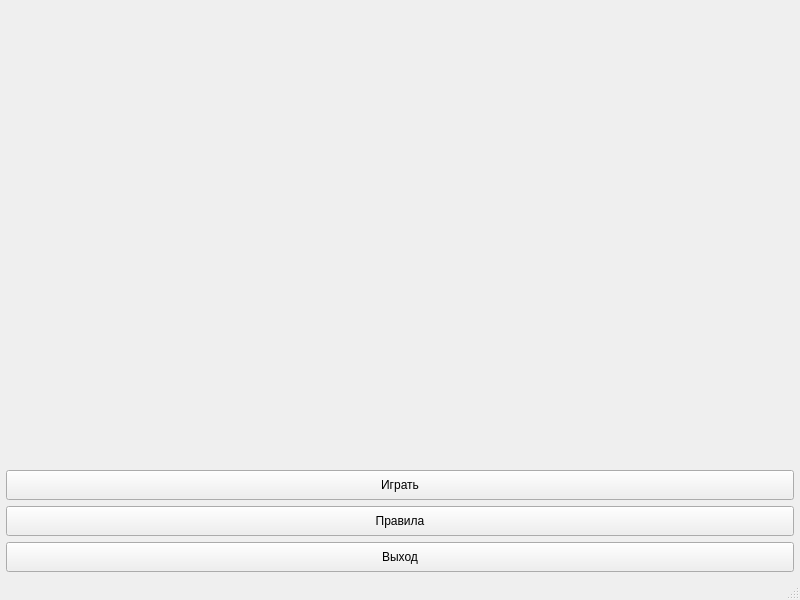
<?xml version="1.0" encoding="UTF-8"?>
<ui version="4.0">
 <class>TabuMainWindow</class>
 <widget class="QMainWindow" name="TabuMainWindow">
  <property name="geometry">
   <rect>
    <x>0</x>
    <y>0</y>
    <width>800</width>
    <height>600</height>
   </rect>
  </property>
  <property name="windowTitle">
   <string>TabuMainWindow</string>
  </property>
  <widget class="QWidget" name="centralwidget">
   <layout class="QGridLayout" name="gridLayout_2">
    <property name="leftMargin">
     <number>0</number>
    </property>
    <property name="topMargin">
     <number>0</number>
    </property>
    <property name="rightMargin">
     <number>0</number>
    </property>
    <property name="bottomMargin">
     <number>0</number>
    </property>
    <property name="spacing">
     <number>0</number>
    </property>
    <item row="0" column="0">
     <widget class="TabuPrepeareGameWidget" name="prepeareGameWidget" native="true">
      <property name="sizePolicy">
       <sizepolicy hsizetype="Expanding" vsizetype="Expanding">
        <horstretch>0</horstretch>
        <verstretch>0</verstretch>
       </sizepolicy>
      </property>
     </widget>
    </item>
    <item row="3" column="0">
     <widget class="QFrame" name="fButtons">
      <property name="sizePolicy">
       <sizepolicy hsizetype="Preferred" vsizetype="Preferred">
        <horstretch>0</horstretch>
        <verstretch>0</verstretch>
       </sizepolicy>
      </property>
      <property name="frameShape">
       <enum>QFrame::NoFrame</enum>
      </property>
      <property name="frameShadow">
       <enum>QFrame::Raised</enum>
      </property>
      <layout class="QGridLayout" name="gridLayout">
       <property name="sizeConstraint">
        <enum>QLayout::SetMinimumSize</enum>
       </property>
       <property name="leftMargin">
        <number>6</number>
       </property>
       <property name="topMargin">
        <number>6</number>
       </property>
       <property name="rightMargin">
        <number>6</number>
       </property>
       <property name="bottomMargin">
        <number>6</number>
       </property>
       <item row="1" column="0">
        <widget class="QPushButton" name="pbStart">
         <property name="minimumSize">
          <size>
           <width>0</width>
           <height>30</height>
          </size>
         </property>
         <property name="text">
          <string>Играть</string>
         </property>
        </widget>
       </item>
       <item row="2" column="0">
        <widget class="QPushButton" name="pbRules">
         <property name="minimumSize">
          <size>
           <width>0</width>
           <height>30</height>
          </size>
         </property>
         <property name="text">
          <string>Правила</string>
         </property>
        </widget>
       </item>
       <item row="3" column="0">
        <widget class="QPushButton" name="pbExit">
         <property name="minimumSize">
          <size>
           <width>0</width>
           <height>30</height>
          </size>
         </property>
         <property name="text">
          <string>Выход</string>
         </property>
        </widget>
       </item>
       <item row="0" column="0">
        <spacer name="verticalSpacer">
         <property name="orientation">
          <enum>Qt::Vertical</enum>
         </property>
         <property name="sizeHint" stdset="0">
          <size>
           <width>20</width>
           <height>40</height>
          </size>
         </property>
        </spacer>
       </item>
      </layout>
     </widget>
    </item>
    <item row="1" column="0">
     <widget class="QWidget" name="widget" native="true"/>
    </item>
   </layout>
  </widget>
  <widget class="QMenuBar" name="menubar">
   <property name="geometry">
    <rect>
     <x>0</x>
     <y>0</y>
     <width>800</width>
     <height>21</height>
    </rect>
   </property>
  </widget>
  <widget class="QStatusBar" name="statusbar"/>
 </widget>
 <customwidgets>
  <customwidget>
   <class>TabuPrepeareGameWidget</class>
   <extends>QWidget</extends>
   <header location="global">src/TabuPrepeareGameWidget.h</header>
   <container>1</container>
  </customwidget>
 </customwidgets>
 <resources/>
 <connections/>
</ui>
